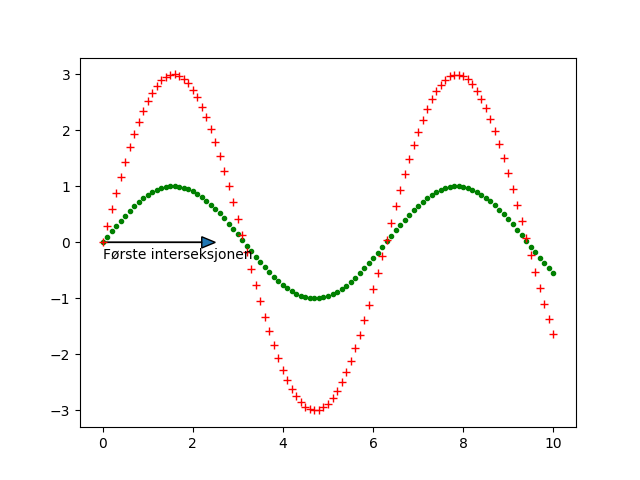

Source code (Python):
from matplotlib import axes
import matplotlib.pyplot as plt
from math import sin

# liste med x-verdier
xs = [n / 10 for n in range(101)]
# 2 ulike lister med y-verdier
ys_1 = [sin(x) for x in xs]
ys_2 = [3 * sin(x) for x in xs]

plt.plot(xs, ys_1, ".g")
plt.plot(xs, ys_2, "+r")

# Set minor ticks on
# plt.minorticks_on()

# Draw arrow from (0,0) to about the first intersection
plt.arrow(0,0,2.5,0,width = 0.001,length_includes_head = True,head_width = 0.2)

# Comment under arrow
plt.text(0,-0.3,"Første interseksjonen")

# savefig lagrer filene
plt.savefig("uke_12_oppg_3.png")
plt.savefig("test.pdf")

# interaktivt vindu
plt.show()
